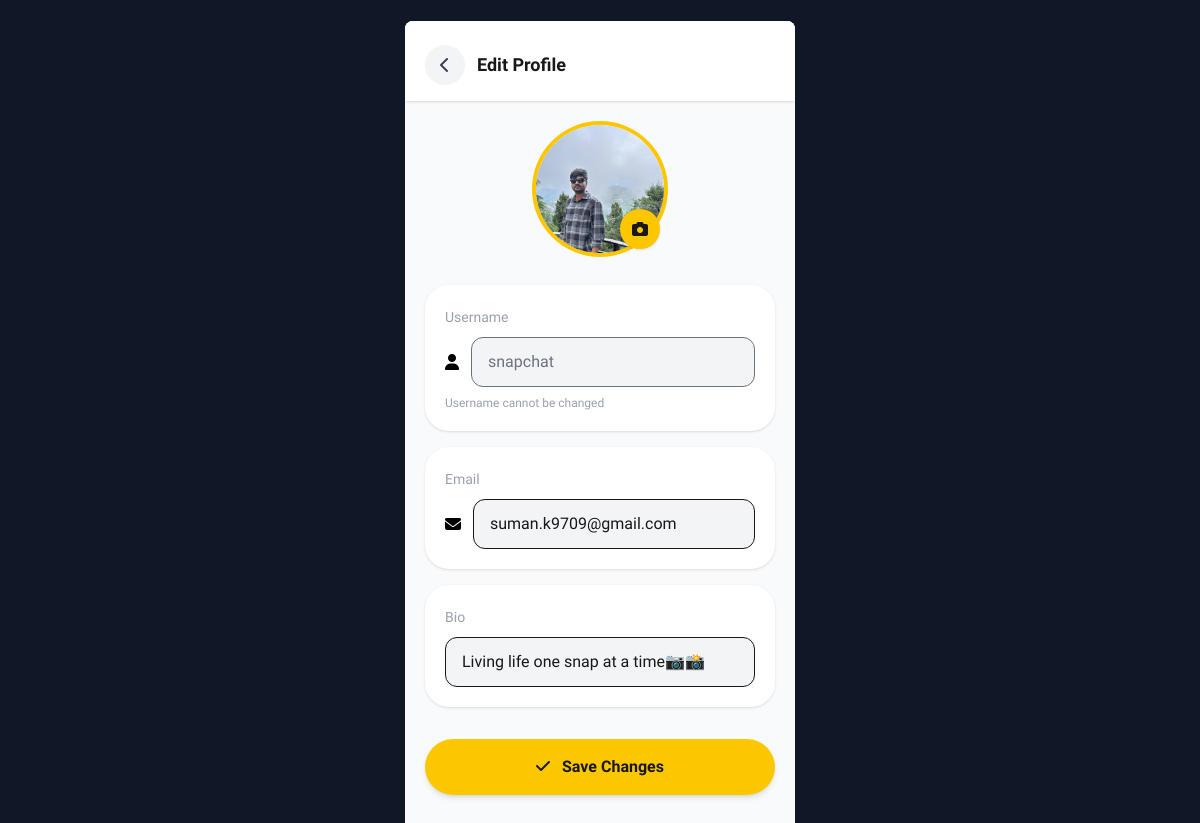
/edit-profile/ (signed in), run on the app's committed database.
### snapchat/models.py (models this page shows)
class SnapUser(AbstractUser):
    profile_pic = models.ImageField(upload_to='profile_pics', blank=True, null=True)
    bio = models.CharField(max_length=256, blank=True, null=True)

### snapchat/views.py (the view)
# urls.py: path('edit-profile/', views.edit_user_profile, name='edit-profile'),
@login_required
def edit_user_profile(request):
    return render(request, 'pages/profile-edit.html', {"user":request.user})

### snapchat/templates/pages/profile-edit.html (shortened to what this page needs)
{% extends 'index.html' %}
{% block main %}
  <div class="h-full min-h-0 flex flex-col overflow-hidden bg-gray-50">
    <div class="pt-6 px-5 pb-4 bg-white shadow-sm flex items-center gap-3 flex-shrink-0">
      <a href="{% url 'profile' %}" class="w-10 h-10 rounded-full bg-gray-100 flex items-center justify-center"><i class="fa-solid fa-chevron-left text-gray-700"></i></a>
      <h2 class="text-lg font-bold">Edit Profile</h2>
    </div>
    <form action="{% url 'update-profile' %}" method="POST" enctype="multipart/form-data" class="flex-1 overflow-y-auto scrollbar-none px-5 py-6 scroll-hidden">
      <div class="flex justify-center">
        <label class="relative cursor-pointer">
          <div class="w-32 h-32 rounded-full overflow-hidden ring-4 ring-yellow-400">
            {% if user.profile_pic %}
              <img id="preview" src="{{ user.profile_pic.url }}" class="w-full h-full object-cover" />
            {% else %}
              <img id="preview" src="https://i.redd.it/ppohcjn7kfl71.jpg" class="w-full h-full object-cover" />
            {% endif %}
          </div>
          <div class="absolute bottom-1 right-1 w-10 h-10 rounded-full bg-yellow-400 flex items-center justify-center shadow">
            <i class="fa-solid fa-camera"></i>
          </div>
        </label>
      </div>
      <div class="mt-8 bg-white rounded-3xl p-5 shadow-sm">
        <label class="text-sm text-gray-400">Username</label>
        <div class="mt-2 flex items-center gap-3">
          <i class="fa-solid fa-user text-black"></i>
          <input value="{{ user.username }}" disabled class="w-full bg-gray-100 rounded-xl px-4 py-3 text-gray-500" />
        </div>
        <p class="text-xs text-gray-400 mt-2">Username cannot be changed</p>
      </div>
      <div class="mt-4 bg-white rounded-3xl p-5 shadow-sm">
        <label class="text-sm text-gray-400">Email</label>
        <div class="mt-2 flex items-center gap-3">
          <i class="fa-solid fa-envelope text-black"></i>
          <input name="email" value="{{ user.email }}" class="w-full bg-gray-100 rounded-xl px-4 py-3 outline-none" />
        </div>
      </div>
      <div class="mt-4 bg-white rounded-3xl p-5 shadow-sm">
        <label class="text-sm text-gray-400">Bio</label>
        <input name="bio" maxlength="256" value="{{ user.bio }}" rows="3" class="mt-2 w-full bg-gray-100 rounded-xl px-4 py-3 outline-none resize-none" placeholder="Tell something about yourself" />
      </div>
      <button type="submit" class="mt-8 mb-5 w-full py-4 rounded-full bg-yellow-400 hover:bg-yellow-500 font-bold shadow-md">
        <i class="fa-solid fa-check mr-2"></i>
        Save Changes
      </button>
    </form>
  </div>
{% endblock %}

### snapchat/templates/base.html (style rules this page uses)
html, body { height: 100%; margin: 0; }
* { font-family: 'Public Sans', sans-serif; }

### data on the page
SnapUser: profile_pic (picture), username "snapchat", email "suman.k9709@gmail.com", bio "Living life one snap at a time📷📸"
